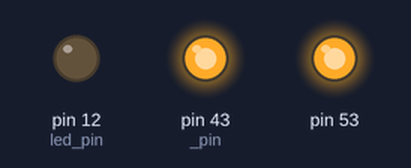
A sketch run on a simulated Arduino Mega 2560, built with avr-gcc and run on an emulated ATmega2560. Shown: output pins drawn as LEDs (lit = HIGH).

Above: at 0.3 s.
At 39.14 s:
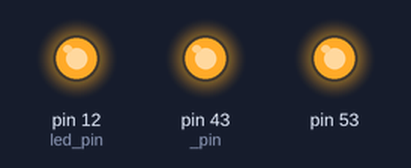
Timing chart, 0 to 40.0 s (numbered marks = the images above):
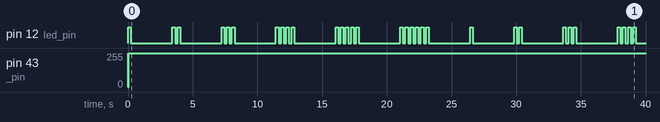

Measured:
- by itself, pin 12 (led_pin): LOW → HIGH at 0.03 s, → LOW 0.20 s later, → HIGH 3.2 s later, → LOW 0.20 s later, … (62 changes in this stretch)
- by itself, pin 43 (_pin): 255/255 → 0/255 at 0.02 s, → 252/255 0.04 s later, → 255/255 0.04 s later

The sketch:

AD5752O.ino
```cpp
#include <SPI.h>


byte _pin;
byte led_pin;
int _speedMaximum;
int _dataOrder;
int _dataMode;
byte _Data[3];

void setup() {
  _pin = 43;
  led_pin = 12;
  pinMode (_pin, OUTPUT);
  digitalWrite(_pin, HIGH);
  pinMode (led_pin, OUTPUT);
  digitalWrite(led_pin, LOW);

  delay(10);
  _speedMaximum = SPI_CLOCK_DIV4;
  _dataOrder = MSBFIRST;
  _dataMode = SPI_MODE0;
   SPI.begin();
  _Data[0]=0x19;
  _Data[1]=0x00;
  _Data[2]=0x0D;
  ThreeByteTransfer(_Data[0],_Data[1],_Data[2]);
  //початкові установки
  delay(10);
  _Data[0]=0x0C;
  _Data[1]=0x00;
  _Data[2]=0x00;
  ThreeByteTransfer(_Data[0],_Data[1],_Data[2]);

  //+5 V вихідний діапазон обох виходів

  delay(5);
  _Data[0]=0x10;
  _Data[1]=0x00;
  _Data[2]=0x11;
//  ThreeByteTransfer(_Data[0],_Data[1],_Data[2]);
  ThreeByteTransfer(B00010000,B00000000,B00010001);
  //живлення на REF та перший канал
  delay(5);
}

void loop() {


  _Data[0]=0x00;
  _Data[1]=0x00;
  _Data[2]=0x00;
  ThreeByteTransfer(_Data[0],_Data[1],_Data[2]);
  //0 на вихід А
  Blink();

//  delay(1);
//  ThreeByteTransfer(0x1D,0x00,0x00);
//  delay(1);

  delay(3000);

  ThreeByteTransfer(B00001100,B00000000,B00000000);
  delay(1);


  _Data[0]=0x00;
  _Data[1]=0x80;
  _Data[2]=0x00;
  ThreeByteTransfer(_Data[0],_Data[1],_Data[2]);
  //1 на вихід А
Blink();
Blink();


  delay(3000);


  ThreeByteTransfer(B00001100,B00000000,B00000001);
  delay(1);

//  _Data[0]=0x00;
//  _Data[1]=0x33;
//  _Data[2]=0x33;
//  ThreeByteTransfer(_Data[0],_Data[1],_Data[2]);
  //1 на вихід А

  _Data[0]=0x00;
  _Data[1]=0x80;
  _Data[2]=0x00;
  ThreeByteTransfer(_Data[0],_Data[1],_Data[2]);
//  //2,5 на вихід А
Blink();
Blink();
Blink();

  delay(3000);
  ThreeByteTransfer(B00001100,B00000000,B00000010);
  delay(1);

  _Data[0]=0x00;
  _Data[1]=0x80;
  _Data[2]=0x00;
  ThreeByteTransfer(_Data[0],_Data[1],_Data[2]);
  //1 на вихід А

//  _Data[0]=0x00;
//  _Data[1]=0x80;
//  _Data[2]=0x00;
//  ThreeByteTransfer(_Data[0],_Data[1],_Data[2]);
//  //2,5 на вихід А
Blink();
Blink();
Blink();
Blink();

  delay(3000);
  ThreeByteTransfer(B00001100,B00000000,B00000011);
  delay(1);

  _Data[0]=0x00;
  _Data[1]=0x80;
  _Data[2]=0x00;
  ThreeByteTransfer(_Data[0],_Data[1],_Data[2]);
  //1 на вихід А

//  _Data[0]=0x00;
//  _Data[1]=0x80;
//  _Data[2]=0x00;
//  ThreeByteTransfer(_Data[0],_Data[1],_Data[2]);
//  //2,5 на вихід А
Blink();
Blink();
Blink();
Blink();
Blink();

  delay(3000);
  ThreeByteTransfer(B00001100,B00000000,B00000100);
  delay(1);

  _Data[0]=0x00;
  _Data[1]=0x80;
  _Data[2]=0x00;
  ThreeByteTransfer(_Data[0],_Data[1],_Data[2]);
  //1 на вихід А

//  _Data[0]=0x00;
//  _Data[1]=0x80;
//  _Data[2]=0x00;
//  ThreeByteTransfer(_Data[0],_Data[1],_Data[2]);
//  //2,5 на вихід А
Blink();
Blink();
Blink();
Blink();
Blink();
Blink();

//  delay(5000);
//  _Data[0]=0x00;
//  _Data[1]=0xCC;
//  _Data[2]=0xCC;
//  ThreeByteTransfer(_Data[0],_Data[1],_Data[2]);
//  //4 на вихід А
//  delay(1);
//  ThreeByteTransfer(0x1D,0x00,0x00);
//  delay(1);

  delay(3000);

}

void ThreeByteTransfer(byte Data1, byte Data2, byte Data3) {
  SPI.beginTransaction(SPISettings(_speedMaximum, _dataOrder, _dataMode));
  digitalWrite(_pin, LOW);
  SPI.transfer(Data1);
  SPI.transfer(Data2);
  SPI.transfer(Data3);
  digitalWrite(_pin, HIGH);
  SPI.endTransaction();
}

void Blink(){
  digitalWrite(led_pin, HIGH);
  delay(200);
  digitalWrite(led_pin, LOW);
delay(200);
}
```
